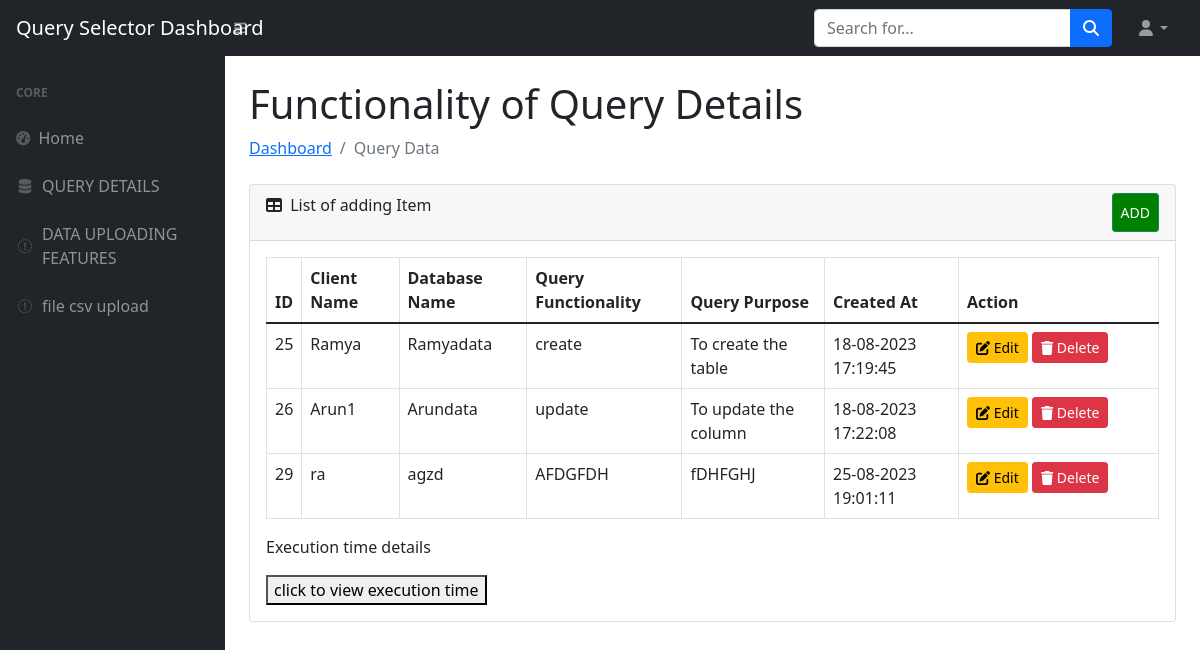
Page /list on the committed database.
### crud/models.py (models this page shows)
class Member(models.Model):
    firstname = models.CharField(max_length=40, blank=False)
    lastname = models.CharField(max_length=40, blank=False)
    mobile_number = models.CharField(max_length=10, blank=True)
    description = models.TextField(max_length=255, blank=False)
    location = models.TextField(max_length=255, blank=False)
    date = models.DateField('%m/%d/%Y')
    created_at = models.DateTimeField('%m/%d/%Y %H:%M:%S')
    updated_at = models.DateTimeField('%m/%d/%Y %H:%M:%S')

### crud/views.py (the view)
# urls.py: path('list', views.list, name='list'),
def list(request):
    members_list = Member.objects.all()
    paginator = Paginator(members_list, 5)
    page = request.GET.get('page')
    try:
        members = paginator.page(page)
    except PageNotAnInteger:
        members = paginator.page(1)
    except EmptyPage:
        members = paginator.page(paginator.num_pages)
    return render(request, 'list.html', {'members': members})

### templates/list.html (shortened to what this page needs)
{% extends 'layout/app.html' %}
{% load static %}
{% block body %}
    <div class="container-fluid px-4">
        <h1 class="mt-4">Functionality of Query Details</h1>
        <ol class="breadcrumb mb-4">
            <li class="breadcrumb-item"><a href="/">Dashboard</a></li>
            <li class="breadcrumb-item active">Query Data</li>
        </ol>
        <div class="card mb-4">
            <div class="card-header">
                <i class="fas fa-table me-1"></i>
                List of adding Item
                <a class="btn btn-sm btn-success" href="{% url 'create' %}" style="padding: 8px; float: right; background-color: green; color: white;">ADD</a>
            </div>
            <div class="card-body">
                <table class="table table-bordered" id="datatablesSimple" width="100%" cellspacing="0">
                    <thead>
                    <tr>
                        <th>ID</th>
                        <th>Client Name</th>
                        <th>Database Name</th>
                        <th>Query Functionality</th>
                        <th>Query Purpose</th>
                        <th>Created At</th>
                        <th style="width:200px;">Action</th>
                    </tr>
                    </thead>
                    <tbody>
                    {% for member in members %}
                        <tr>
                            <td>{{ member.id }}</td>
                            <td>{{ member.firstname }}</td>
                            <td>{{ member.lastname }}</td>
                            <td>{{ member.description }}</td>
                            <td>{{ member.mobile_number }}</td>
                            <td>{{ member.created_at  |date:"d-m-Y H:i:s" }}</td>
                            <td >
                                <a class="btn btn-sm btn-warning"  href="edit/{{ member.id }}"> <span class="fa fa-edit"></span> Edit</a>
                                <a class="btn btn-sm btn-danger" href="delete/{{ member.id }}"><span class="fa fa-trash"></span> Delete</a>
                            </td>
                        </tr>
                    {% endfor %}
                    </tbody>
                </table>
                <div>
                    <p>Execution time details</p>
                    <button onclick='datatablesSimple()'>click to view execution time
                    </button>
                </div>
            </div>
        </div>
    </div>
{% endblock %}

### templates/layout/app.html (shortened to what this page needs)
<!DOCTYPE html>
<html lang="en">
    <head>
        {% load static %}
        <link href="https://cdn.jsdelivr.net/npm/simple-datatables@latest/dist/style.css" rel="stylesheet" />
        <link href="{% static 'css/styles.css' %}" rel="stylesheet"/>
    </head>
    <body class="sb-nav-fixed">
        <nav class="sb-topnav navbar navbar-expand navbar-dark bg-dark">
            <a class="navbar-brand ps-3" href="index.html">Query Selector Dashboard</a>
            <button class="btn btn-link btn-sm order-1 order-lg-0 me-4 me-lg-0" id="sidebarToggle" href="#!"><i class="fas fa-bars"></i></button>
            <form class="d-none d-md-inline-block form-inline ms-auto me-0 me-md-3 my-2 my-md-0">
                <div class="input-group">
                    <input class="form-control" type="text" placeholder="Search for..." aria-label="Search for..." aria-describedby="btnNavbarSearch" />
                    <button class="btn btn-primary" id="btnNavbarSearch" type="button"><i class="fas fa-search"></i></button>
                </div>
            </form>
            <ul class="navbar-nav ms-auto ms-md-0 me-3 me-lg-4">
                <li class="nav-item dropdown">
                    <a class="nav-link dropdown-toggle" id="navbarDropdown" href="#" role="button" data-bs-toggle="dropdown" aria-expanded="false"><i class="fas fa-user fa-fw"></i></a>
                </li>
            </ul>
        </nav>
        <div id="layoutSidenav">
            <div id="layoutSidenav_nav">
             {% include "elements/sidebar.html" %}
            </div>
            <div id="layoutSidenav_content">
                <main>
                    {% block body %}{% endblock %}
                </main>
            </div>
        </div>
    </body>
</html>

### templates/elements/sidebar.html
<nav class="sb-sidenav accordion sb-sidenav-dark" id="sidenavAccordion">
    <div class="sb-sidenav-menu">
        <div class="nav">
            <div class="sb-sidenav-menu-heading">Core</div>
            <a class="nav-link" href="{% url 'home' %}">
                <div class="sb-nav-link-icon"><i class="fas fa-tachometer-alt"></i></div>
                Home
            </a>
            <a class="nav-link" href="{% url 'list' %}">
                <div class="sb-nav-link-icon"><i class="fas fa-fw fa-database"></i></div>
                QUERY DETAILS
            </a>
            <a class="nav-link" href="{% url 'fileupload' %}">
                <div class="sb-nav-link-icon"><i class="fas fa-fw fa-tables"></i></div>
                DATA UPLOADING FEATURES
            </a>
            <a class="nav-link" href="{% url 'upload_csv' %}">
                <div class="sb-nav-link-icon"><i class="fas fa-fw fa-tables"></i></div>
                file csv upload
            </a>
        </div>
    </div>
</nav>

### rows in the picture
Member: id "25", firstname "Ramya", lastname "Ramyadata", description "create", mobile_number "To create the table", created_at "18-08-2023 17:19:45"
Member: id "26", firstname "Arun1", lastname "Arundata", description "update", mobile_number "To update the column", created_at "18-08-2023 17:22:08"
Member: id "29", firstname "ra", lastname "agzd", description "AFDGFDH", mobile_number "fDHFGHJ", created_at "25-08-2023 19:01:11"
